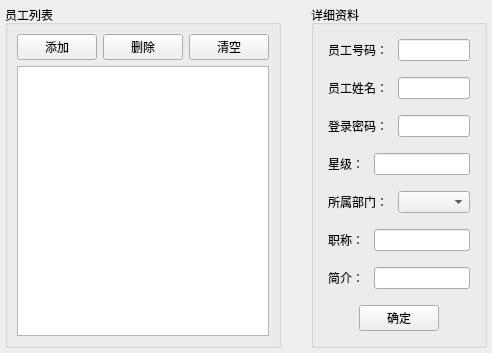
<?xml version="1.0" encoding="UTF-8"?>
<ui version="4.0">
 <class>QQueueEmployeeSetting</class>
 <widget class="QWidget" name="QQueueEmployeeSetting">
  <property name="geometry">
   <rect>
    <x>0</x>
    <y>0</y>
    <width>431</width>
    <height>300</height>
   </rect>
  </property>
  <property name="windowTitle">
   <string>Form</string>
  </property>
  <layout class="QHBoxLayout" name="horizontalLayout" stretch="2,3,1">
   <property name="spacing">
    <number>30</number>
   </property>
   <property name="leftMargin">
    <number>5</number>
   </property>
   <property name="topMargin">
    <number>5</number>
   </property>
   <property name="rightMargin">
    <number>5</number>
   </property>
   <property name="bottomMargin">
    <number>5</number>
   </property>
   <item>
    <widget class="QGroupBox" name="groupBox_9">
     <property name="title">
      <string>员工列表</string>
     </property>
     <layout class="QVBoxLayout" name="verticalLayout_13">
      <item>
       <layout class="QHBoxLayout" name="horizontalLayout_20">
        <item>
         <widget class="QPushButton" name="pushButton_10">
          <property name="text">
           <string>添加</string>
          </property>
         </widget>
        </item>
        <item>
         <widget class="QPushButton" name="pushButton_11">
          <property name="text">
           <string>删除</string>
          </property>
         </widget>
        </item>
        <item>
         <widget class="QPushButton" name="pushButton_9">
          <property name="text">
           <string>清空</string>
          </property>
         </widget>
        </item>
       </layout>
      </item>
      <item>
       <widget class="QQueueListWidget" name="listWidget"/>
      </item>
     </layout>
    </widget>
   </item>
   <item>
    <widget class="QGroupBox" name="groupBox">
     <property name="title">
      <string>详细资料</string>
     </property>
     <layout class="QVBoxLayout" name="verticalLayout">
      <item>
       <layout class="QHBoxLayout" name="horizontalLayout_2" stretch="1,5">
        <property name="spacing">
         <number>10</number>
        </property>
        <property name="leftMargin">
         <number>5</number>
        </property>
        <property name="topMargin">
         <number>5</number>
        </property>
        <property name="rightMargin">
         <number>5</number>
        </property>
        <property name="bottomMargin">
         <number>5</number>
        </property>
        <item>
         <widget class="QLabel" name="label">
          <property name="text">
           <string>员工号码：</string>
          </property>
         </widget>
        </item>
        <item>
         <widget class="QLineEdit" name="lineEdit"/>
        </item>
       </layout>
      </item>
      <item>
       <layout class="QHBoxLayout" name="horizontalLayout_3" stretch="1,5">
        <property name="spacing">
         <number>10</number>
        </property>
        <property name="leftMargin">
         <number>5</number>
        </property>
        <property name="topMargin">
         <number>5</number>
        </property>
        <property name="rightMargin">
         <number>5</number>
        </property>
        <property name="bottomMargin">
         <number>5</number>
        </property>
        <item>
         <widget class="QLabel" name="label_2">
          <property name="text">
           <string>员工姓名：</string>
          </property>
         </widget>
        </item>
        <item>
         <widget class="QLineEdit" name="lineEdit_2"/>
        </item>
       </layout>
      </item>
      <item>
       <layout class="QHBoxLayout" name="horizontalLayout_4" stretch="1,5">
        <property name="spacing">
         <number>10</number>
        </property>
        <property name="leftMargin">
         <number>5</number>
        </property>
        <property name="topMargin">
         <number>5</number>
        </property>
        <property name="rightMargin">
         <number>5</number>
        </property>
        <property name="bottomMargin">
         <number>5</number>
        </property>
        <item>
         <widget class="QLabel" name="label_3">
          <property name="text">
           <string>登录密码：</string>
          </property>
         </widget>
        </item>
        <item>
         <widget class="QLineEdit" name="lineEdit_3"/>
        </item>
       </layout>
      </item>
      <item>
       <layout class="QHBoxLayout" name="horizontalLayout_5" stretch="1,5">
        <property name="spacing">
         <number>10</number>
        </property>
        <property name="leftMargin">
         <number>5</number>
        </property>
        <property name="topMargin">
         <number>5</number>
        </property>
        <property name="rightMargin">
         <number>5</number>
        </property>
        <property name="bottomMargin">
         <number>5</number>
        </property>
        <item>
         <widget class="QLabel" name="label_4">
          <property name="text">
           <string>星级：</string>
          </property>
          <property name="alignment">
           <set>Qt::AlignLeading|Qt::AlignLeft|Qt::AlignVCenter</set>
          </property>
         </widget>
        </item>
        <item>
         <widget class="QLineEdit" name="lineEdit_4"/>
        </item>
       </layout>
      </item>
      <item>
       <layout class="QHBoxLayout" name="horizontalLayout_6" stretch="1,5">
        <property name="spacing">
         <number>10</number>
        </property>
        <property name="leftMargin">
         <number>5</number>
        </property>
        <property name="topMargin">
         <number>5</number>
        </property>
        <property name="rightMargin">
         <number>5</number>
        </property>
        <property name="bottomMargin">
         <number>5</number>
        </property>
        <item>
         <widget class="QLabel" name="label_5">
          <property name="text">
           <string>所属部门：</string>
          </property>
         </widget>
        </item>
        <item>
         <widget class="QComboBox" name="comboBox"/>
        </item>
       </layout>
      </item>
      <item>
       <layout class="QHBoxLayout" name="horizontalLayout_7" stretch="1,5">
        <property name="spacing">
         <number>10</number>
        </property>
        <property name="leftMargin">
         <number>5</number>
        </property>
        <property name="topMargin">
         <number>5</number>
        </property>
        <property name="rightMargin">
         <number>5</number>
        </property>
        <property name="bottomMargin">
         <number>5</number>
        </property>
        <item>
         <widget class="QLabel" name="label_6">
          <property name="text">
           <string>职称：</string>
          </property>
         </widget>
        </item>
        <item>
         <widget class="QLineEdit" name="lineEdit_5"/>
        </item>
       </layout>
      </item>
      <item>
       <layout class="QHBoxLayout" name="horizontalLayout_8" stretch="1,5">
        <property name="spacing">
         <number>10</number>
        </property>
        <property name="leftMargin">
         <number>5</number>
        </property>
        <property name="topMargin">
         <number>5</number>
        </property>
        <property name="rightMargin">
         <number>5</number>
        </property>
        <property name="bottomMargin">
         <number>5</number>
        </property>
        <item>
         <widget class="QLabel" name="label_7">
          <property name="text">
           <string>简介：</string>
          </property>
         </widget>
        </item>
        <item>
         <widget class="QLineEdit" name="lineEdit_6"/>
        </item>
       </layout>
      </item>
      <item>
       <layout class="QHBoxLayout" name="horizontalLayout_9" stretch="3,2,3">
        <property name="spacing">
         <number>10</number>
        </property>
        <property name="leftMargin">
         <number>5</number>
        </property>
        <property name="topMargin">
         <number>5</number>
        </property>
        <property name="rightMargin">
         <number>5</number>
        </property>
        <property name="bottomMargin">
         <number>5</number>
        </property>
        <item>
         <spacer name="horizontalSpacer">
          <property name="orientation">
           <enum>Qt::Horizontal</enum>
          </property>
          <property name="sizeHint" stdset="0">
           <size>
            <width>40</width>
            <height>20</height>
           </size>
          </property>
         </spacer>
        </item>
        <item>
         <widget class="QPushButton" name="pushButton">
          <property name="text">
           <string>确定</string>
          </property>
         </widget>
        </item>
        <item>
         <spacer name="horizontalSpacer_2">
          <property name="orientation">
           <enum>Qt::Horizontal</enum>
          </property>
          <property name="sizeHint" stdset="0">
           <size>
            <width>40</width>
            <height>20</height>
           </size>
          </property>
         </spacer>
        </item>
       </layout>
      </item>
     </layout>
    </widget>
   </item>
   <item>
    <spacer name="horizontalSpacer_3">
     <property name="orientation">
      <enum>Qt::Horizontal</enum>
     </property>
     <property name="sizeHint" stdset="0">
      <size>
       <width>40</width>
       <height>20</height>
      </size>
     </property>
    </spacer>
   </item>
  </layout>
 </widget>
 <customwidgets>
  <customwidget>
   <class>QQueueListWidget</class>
   <extends>QListWidget</extends>
   <header location="global">../Componment/qqueuelistwidget.h</header>
  </customwidget>
 </customwidgets>
 <resources/>
 <connections/>
</ui>
